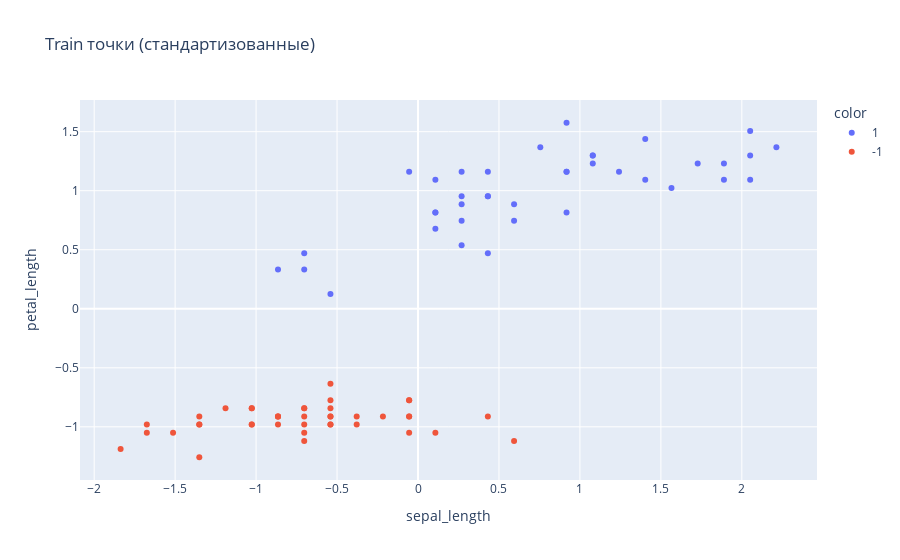

Here is the notebook cell this chart was saved with:
### Markdown cell above
## Персептрон: бинарная классификация двух видов Iris

Для персептрона выберем два класса (например, `setosa` и `versicolor`) и два признака, чтобы можно было красиво визуализировать границу решения. Признаки: `sepal_length`, `petal_length`.

Метки преобразуем в {-1, +1} для классического обновления весов.

### Code cell
df_bin = df[df["species"].isin(["setosa", "versicolor"])].copy()
feat_cols = ["sepal_length", "petal_length"]
X = df_bin[feat_cols].to_numpy(dtype=float)
y = (df_bin["species"].to_numpy() == "versicolor").astype(int)
# Преобразуем метки в {-1, +1}
y = np.where(y == 1, 1, -1)

# Стандартизация только по train
X_train, X_test, y_train, y_test = train_test_split_np(X, y, test_size=0.2, shuffle=True, seed=42)
X_train_scaled, m, s = zscore_fit_transform(X_train)
X_test_scaled = zscore_transform(X_test, m, s)

print("Размеры:", X_train_scaled.shape, X_test_scaled.shape)

fig = px.scatter(
    x=X_train_scaled[:, 0], y=X_train_scaled[:, 1], color=y_train.astype(str),
    labels={"x": feat_cols[0], "y": feat_cols[1]},
    title="Train точки (стандартизованные)"
)
fig.show()

### Figure 1 — Plotly figure (JSON) as saved in the notebook; plotly's stock layout.template omitted (floating-point values rounded to 4 significant figures)
{"data": [{"hovertemplate": "color=1<br>sepal_length=%{x}<br>petal_length=%{y}<extra></extra>", "legendgroup": "1", "marker": {"color": "#636efa", "symbol": "circle"}, "mode": "markers", "name": "1", "orientation": "v", "showlegend": true, "type": "scatter", "x": [0.2693, 0.1073, -0.8647, 0.4314, 2.213, 0.9174, 2.051, 0.7554, 1.079, 0.1073, 1.241, 0.4314, -0.05468, 1.079, 0.9174, -0.7027, 1.403, 1.079, 1.889, 0.4314, 0.2693, 0.4314, -0.7027, 0.9174, 1.403, 0.5934, 0.5934, 1.889, 1.565, 0.2693, -0.5407, 1.727, 0.1073, 0.9174, 0.2693, 0.1073, 0.2693, 2.051, 2.051], "xaxis": "x", "y": [0.9537, 0.6773, 0.3317, 0.4699, 1.368, 1.161, 1.299, 1.368, 1.23, 0.8155, 1.161, 0.9537, 1.161, 1.299, 1.576, 0.3317, 1.092, 1.299, 1.092, 0.9537, 0.7464, 1.161, 0.4699, 0.8155, 1.437, 0.7464, 0.8846, 1.23, 1.023, 0.8846, 0.1244, 1.23, 1.092, 1.161, 0.539, 0.8155, 1.161, 1.092, 1.507], "yaxis": "y"}, {"hovertemplate": "color=-1<br>sepal_length=%{x}<br>petal_length=%{y}<extra></extra>", "legendgroup": "-1", "marker": {"color": "#EF553B", "symbol": "circle"}, "mode": "markers", "name": "-1", "orientation": "v", "showlegend": true, "type": "scatter", "x": [-0.8647, -0.3787, -0.7027, -0.7027, -1.675, -0.5407, -0.5407, -0.05468, -1.189, -1.027, -0.5407, -0.5407, -0.7027, -0.05468, -0.8647, -1.351, -0.05468, -0.7027, -0.3787, -0.5407, 0.4314, -0.2167, -0.8647, -0.05468, -0.05468, -0.5407, -0.8647, -1.027, -0.7027, -1.351, -1.027, -1.513, -1.351, -0.5407, -0.7027, -1.351, -1.027, 0.5934, -1.837, 0.1073, -1.675], "xaxis": "x", "y": [-0.9122, -0.9813, -0.9122, -0.8431, -1.05, -0.9813, -0.8431, -0.9122, -0.8431, -0.9813, -0.9813, -0.9122, -1.05, -0.774, -0.9813, -0.9122, -0.774, -0.8431, -0.9122, -0.774, -0.9122, -0.9122, -0.9122, -0.9122, -1.05, -0.6358, -0.9122, -0.8431, -0.9813, -0.9813, -0.8431, -1.05, -1.258, -0.9122, -1.12, -0.9813, -0.9813, -1.12, -1.189, -1.05, -0.9813], "yaxis": "y"}], "layout": {"legend": {"title": {"text": "color"}, "tracegroupgap": 0}, "title": {"text": "Train точки (стандартизованные)"}, "xaxis": {"anchor": "y", "domain": [0, 1], "title": {"text": "sepal_length"}}, "yaxis": {"anchor": "x", "domain": [0, 1], "title": {"text": "petal_length"}}}}
